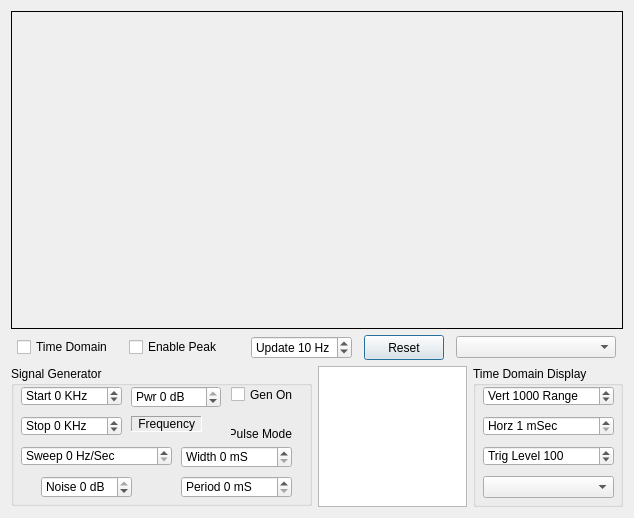
<?xml version="1.0" encoding="UTF-8"?>
<ui version="4.0">
 <class>CTestBench</class>
 <widget class="QDialog" name="CTestBench">
  <property name="geometry">
   <rect>
    <x>0</x>
    <y>0</y>
    <width>634</width>
    <height>518</height>
   </rect>
  </property>
  <property name="windowTitle">
   <string>Test Bench</string>
  </property>
  <layout class="QGridLayout" name="gridLayout">
   <item row="0" column="0">
    <widget class="QFrame" name="frameGraph">
     <property name="sizePolicy">
      <sizepolicy hsizetype="Expanding" vsizetype="Expanding">
       <horstretch>0</horstretch>
       <verstretch>0</verstretch>
      </sizepolicy>
     </property>
     <property name="frameShape">
      <enum>QFrame::Box</enum>
     </property>
     <property name="frameShadow">
      <enum>QFrame::Plain</enum>
     </property>
     <property name="lineWidth">
      <number>1</number>
     </property>
     <property name="midLineWidth">
      <number>0</number>
     </property>
    </widget>
   </item>
   <item row="1" column="0">
    <layout class="QHBoxLayout" name="horizontalLayout_2">
     <item>
      <widget class="QCheckBox" name="checkBoxTime">
       <property name="sizePolicy">
        <sizepolicy hsizetype="Fixed" vsizetype="Fixed">
         <horstretch>0</horstretch>
         <verstretch>0</verstretch>
        </sizepolicy>
       </property>
       <property name="minimumSize">
        <size>
         <width>100</width>
         <height>17</height>
        </size>
       </property>
       <property name="text">
        <string>Time Domain</string>
       </property>
      </widget>
     </item>
     <item>
      <widget class="QCheckBox" name="checkBoxPeak">
       <property name="sizePolicy">
        <sizepolicy hsizetype="Fixed" vsizetype="Fixed">
         <horstretch>0</horstretch>
         <verstretch>0</verstretch>
        </sizepolicy>
       </property>
       <property name="minimumSize">
        <size>
         <width>110</width>
         <height>0</height>
        </size>
       </property>
       <property name="text">
        <string>Enable Peak</string>
       </property>
      </widget>
     </item>
     <item>
      <widget class="QSpinBox" name="spinBoxRate">
       <property name="sizePolicy">
        <sizepolicy hsizetype="Fixed" vsizetype="Fixed">
         <horstretch>0</horstretch>
         <verstretch>0</verstretch>
        </sizepolicy>
       </property>
       <property name="minimumSize">
        <size>
         <width>100</width>
         <height>20</height>
        </size>
       </property>
       <property name="suffix">
        <string> Hz</string>
       </property>
       <property name="prefix">
        <string>Update </string>
       </property>
       <property name="minimum">
        <number>1</number>
       </property>
       <property name="maximum">
        <number>15</number>
       </property>
       <property name="singleStep">
        <number>1</number>
       </property>
       <property name="value">
        <number>10</number>
       </property>
      </widget>
     </item>
     <item>
      <widget class="QPushButton" name="pushButtonReset">
       <property name="sizePolicy">
        <sizepolicy hsizetype="Fixed" vsizetype="Fixed">
         <horstretch>0</horstretch>
         <verstretch>0</verstretch>
        </sizepolicy>
       </property>
       <property name="minimumSize">
        <size>
         <width>75</width>
         <height>25</height>
        </size>
       </property>
       <property name="text">
        <string>Reset</string>
       </property>
      </widget>
     </item>
     <item>
      <widget class="QComboBox" name="comboBoxProfile">
       <property name="sizePolicy">
        <sizepolicy hsizetype="Fixed" vsizetype="Fixed">
         <horstretch>0</horstretch>
         <verstretch>0</verstretch>
        </sizepolicy>
       </property>
       <property name="minimumSize">
        <size>
         <width>160</width>
         <height>22</height>
        </size>
       </property>
      </widget>
     </item>
    </layout>
   </item>
   <item row="2" column="0">
    <layout class="QHBoxLayout" name="horizontalLayout">
     <item>
      <widget class="QGroupBox" name="groupBox">
       <property name="sizePolicy">
        <sizepolicy hsizetype="Fixed" vsizetype="Fixed">
         <horstretch>0</horstretch>
         <verstretch>0</verstretch>
        </sizepolicy>
       </property>
       <property name="minimumSize">
        <size>
         <width>301</width>
         <height>140</height>
        </size>
       </property>
       <property name="title">
        <string>Signal Generator</string>
       </property>
       <widget class="QLabel" name="labelFreq">
        <property name="geometry">
         <rect>
          <x>120</x>
          <y>50</y>
          <width>71</width>
          <height>16</height>
         </rect>
        </property>
        <property name="minimumSize">
         <size>
          <width>70</width>
          <height>0</height>
         </size>
        </property>
        <property name="focusPolicy">
         <enum>Qt::NoFocus</enum>
        </property>
        <property name="frameShape">
         <enum>QFrame::Panel</enum>
        </property>
        <property name="frameShadow">
         <enum>QFrame::Sunken</enum>
        </property>
        <property name="text">
         <string> Frequency</string>
        </property>
       </widget>
       <widget class="QSpinBox" name="spinBoxSweep">
        <property name="geometry">
         <rect>
          <x>10</x>
          <y>80</y>
          <width>151</width>
          <height>20</height>
         </rect>
        </property>
        <property name="suffix">
         <string> Hz/Sec</string>
        </property>
        <property name="prefix">
         <string>Sweep </string>
        </property>
        <property name="minimum">
         <number>0</number>
        </property>
        <property name="maximum">
         <number>1000</number>
        </property>
        <property name="singleStep">
         <number>10</number>
        </property>
       </widget>
       <widget class="QSpinBox" name="spinBoxStop">
        <property name="geometry">
         <rect>
          <x>10</x>
          <y>50</y>
          <width>101</width>
          <height>20</height>
         </rect>
        </property>
        <property name="suffix">
         <string> KHz</string>
        </property>
        <property name="prefix">
         <string>Stop </string>
        </property>
        <property name="minimum">
         <number>-1000</number>
        </property>
        <property name="maximum">
         <number>1000</number>
        </property>
        <property name="singleStep">
         <number>1</number>
        </property>
       </widget>
       <widget class="QSpinBox" name="spinBoxStart">
        <property name="geometry">
         <rect>
          <x>10</x>
          <y>20</y>
          <width>101</width>
          <height>20</height>
         </rect>
        </property>
        <property name="suffix">
         <string> KHz</string>
        </property>
        <property name="prefix">
         <string>Start </string>
        </property>
        <property name="minimum">
         <number>-1000</number>
        </property>
        <property name="maximum">
         <number>1000</number>
        </property>
        <property name="singleStep">
         <number>1</number>
        </property>
       </widget>
       <widget class="QSpinBox" name="spinBoxNoise">
        <property name="geometry">
         <rect>
          <x>30</x>
          <y>110</y>
          <width>91</width>
          <height>22</height>
         </rect>
        </property>
        <property name="suffix">
         <string> dB</string>
        </property>
        <property name="prefix">
         <string>Noise </string>
        </property>
        <property name="minimum">
         <number>-160</number>
        </property>
        <property name="maximum">
         <number>0</number>
        </property>
       </widget>
       <widget class="QSpinBox" name="spinBoxAmp">
        <property name="geometry">
         <rect>
          <x>120</x>
          <y>20</y>
          <width>90</width>
          <height>22</height>
         </rect>
        </property>
        <property name="minimumSize">
         <size>
          <width>90</width>
          <height>0</height>
         </size>
        </property>
        <property name="suffix">
         <string> dB</string>
        </property>
        <property name="prefix">
         <string>Pwr </string>
        </property>
        <property name="minimum">
         <number>-160</number>
        </property>
        <property name="maximum">
         <number>0</number>
        </property>
       </widget>
       <widget class="QCheckBox" name="checkBoxGen">
        <property name="geometry">
         <rect>
          <x>220</x>
          <y>20</y>
          <width>70</width>
          <height>17</height>
         </rect>
        </property>
        <property name="minimumSize">
         <size>
          <width>70</width>
          <height>0</height>
         </size>
        </property>
        <property name="text">
         <string>Gen On</string>
        </property>
       </widget>
       <widget class="QSpinBox" name="spinBoxPulseWidth">
        <property name="geometry">
         <rect>
          <x>170</x>
          <y>80</y>
          <width>111</width>
          <height>22</height>
         </rect>
        </property>
        <property name="minimumSize">
         <size>
          <width>110</width>
          <height>0</height>
         </size>
        </property>
        <property name="suffix">
         <string> mS</string>
        </property>
        <property name="prefix">
         <string>Width </string>
        </property>
        <property name="maximum">
         <number>500</number>
        </property>
        <property name="singleStep">
         <number>1</number>
        </property>
       </widget>
       <widget class="QSpinBox" name="spinBoxPulsePeriod">
        <property name="geometry">
         <rect>
          <x>170</x>
          <y>110</y>
          <width>111</width>
          <height>22</height>
         </rect>
        </property>
        <property name="minimumSize">
         <size>
          <width>100</width>
          <height>0</height>
         </size>
        </property>
        <property name="suffix">
         <string> mS</string>
        </property>
        <property name="prefix">
         <string>Period </string>
        </property>
        <property name="maximum">
         <number>1000</number>
        </property>
        <property name="singleStep">
         <number>100</number>
        </property>
       </widget>
       <widget class="QLabel" name="label">
        <property name="geometry">
         <rect>
          <x>220</x>
          <y>60</y>
          <width>61</width>
          <height>16</height>
         </rect>
        </property>
        <property name="text">
         <string>Pulse Mode</string>
        </property>
        <property name="alignment">
         <set>Qt::AlignRight|Qt::AlignTrailing|Qt::AlignVCenter</set>
        </property>
       </widget>
      </widget>
     </item>
     <item>
      <widget class="QTextEdit" name="textEdit">
       <property name="sizePolicy">
        <sizepolicy hsizetype="Fixed" vsizetype="Fixed">
         <horstretch>0</horstretch>
         <verstretch>0</verstretch>
        </sizepolicy>
       </property>
       <property name="minimumSize">
        <size>
         <width>100</width>
         <height>140</height>
        </size>
       </property>
       <property name="maximumSize">
        <size>
         <width>150</width>
         <height>16777215</height>
        </size>
       </property>
       <property name="readOnly">
        <bool>true</bool>
       </property>
       <property name="acceptRichText">
        <bool>false</bool>
       </property>
       <property name="textInteractionFlags">
        <set>Qt::NoTextInteraction</set>
       </property>
      </widget>
     </item>
     <item>
      <widget class="QGroupBox" name="groupBox_2">
       <property name="sizePolicy">
        <sizepolicy hsizetype="Fixed" vsizetype="Fixed">
         <horstretch>0</horstretch>
         <verstretch>0</verstretch>
        </sizepolicy>
       </property>
       <property name="minimumSize">
        <size>
         <width>150</width>
         <height>141</height>
        </size>
       </property>
       <property name="title">
        <string>Time Domain Display</string>
       </property>
       <widget class="QSpinBox" name="spinBoxVertRange">
        <property name="geometry">
         <rect>
          <x>10</x>
          <y>20</y>
          <width>131</width>
          <height>20</height>
         </rect>
        </property>
        <property name="sizePolicy">
         <sizepolicy hsizetype="Expanding" vsizetype="Fixed">
          <horstretch>0</horstretch>
          <verstretch>0</verstretch>
         </sizepolicy>
        </property>
        <property name="suffix">
         <string> Range</string>
        </property>
        <property name="prefix">
         <string>Vert </string>
        </property>
        <property name="minimum">
         <number>10</number>
        </property>
        <property name="maximum">
         <number>66000</number>
        </property>
        <property name="singleStep">
         <number>100</number>
        </property>
        <property name="value">
         <number>1000</number>
        </property>
       </widget>
       <widget class="QSpinBox" name="spinBoxHorzSpan">
        <property name="geometry">
         <rect>
          <x>10</x>
          <y>50</y>
          <width>131</width>
          <height>20</height>
         </rect>
        </property>
        <property name="suffix">
         <string> mSec</string>
        </property>
        <property name="prefix">
         <string>Horz </string>
        </property>
        <property name="minimum">
         <number>1</number>
        </property>
        <property name="maximum">
         <number>1000</number>
        </property>
        <property name="singleStep">
         <number>1</number>
        </property>
       </widget>
       <widget class="QSpinBox" name="spinBoxThresh">
        <property name="geometry">
         <rect>
          <x>10</x>
          <y>80</y>
          <width>131</width>
          <height>20</height>
         </rect>
        </property>
        <property name="suffix">
         <string/>
        </property>
        <property name="prefix">
         <string>Trig Level </string>
        </property>
        <property name="minimum">
         <number>-30000</number>
        </property>
        <property name="maximum">
         <number>30000</number>
        </property>
        <property name="singleStep">
         <number>10</number>
        </property>
        <property name="value">
         <number>100</number>
        </property>
       </widget>
       <widget class="QComboBox" name="comboBoxTrig">
        <property name="geometry">
         <rect>
          <x>10</x>
          <y>110</y>
          <width>131</width>
          <height>22</height>
         </rect>
        </property>
       </widget>
      </widget>
     </item>
    </layout>
   </item>
  </layout>
 </widget>
 <resources/>
 <connections>
  <connection>
   <sender>checkBoxTime</sender>
   <signal>toggled(bool)</signal>
   <receiver>CTestBench</receiver>
   <slot>OnTimeDisplay(bool)</slot>
   <hints>
    <hint type="sourcelabel">
     <x>116</x>
     <y>354</y>
    </hint>
    <hint type="destinationlabel">
     <x>40</x>
     <y>327</y>
    </hint>
   </hints>
  </connection>
  <connection>
   <sender>spinBoxRate</sender>
   <signal>valueChanged(int)</signal>
   <receiver>CTestBench</receiver>
   <slot>OnDisplayRate(int)</slot>
   <hints>
    <hint type="sourcelabel">
     <x>279</x>
     <y>355</y>
    </hint>
    <hint type="destinationlabel">
     <x>234</x>
     <y>324</y>
    </hint>
   </hints>
  </connection>
  <connection>
   <sender>spinBoxVertRange</sender>
   <signal>valueChanged(int)</signal>
   <receiver>CTestBench</receiver>
   <slot>OnVertRange(int)</slot>
   <hints>
    <hint type="sourcelabel">
     <x>613</x>
     <y>406</y>
    </hint>
    <hint type="destinationlabel">
     <x>539</x>
     <y>345</y>
    </hint>
   </hints>
  </connection>
  <connection>
   <sender>spinBoxHorzSpan</sender>
   <signal>valueChanged(int)</signal>
   <receiver>CTestBench</receiver>
   <slot>OnHorzSpan(int)</slot>
   <hints>
    <hint type="sourcelabel">
     <x>613</x>
     <y>436</y>
    </hint>
    <hint type="destinationlabel">
     <x>541</x>
     <y>374</y>
    </hint>
   </hints>
  </connection>
  <connection>
   <sender>comboBoxTrig</sender>
   <signal>currentIndexChanged(int)</signal>
   <receiver>CTestBench</receiver>
   <slot>OnTriggerMode(int)</slot>
   <hints>
    <hint type="sourcelabel">
     <x>613</x>
     <y>498</y>
    </hint>
    <hint type="destinationlabel">
     <x>530</x>
     <y>404</y>
    </hint>
   </hints>
  </connection>
  <connection>
   <sender>pushButtonReset</sender>
   <signal>clicked()</signal>
   <receiver>CTestBench</receiver>
   <slot>Reset()</slot>
   <hints>
    <hint type="sourcelabel">
     <x>392</x>
     <y>358</y>
    </hint>
    <hint type="destinationlabel">
     <x>231</x>
     <y>309</y>
    </hint>
   </hints>
  </connection>
  <connection>
   <sender>spinBoxStart</sender>
   <signal>valueChanged(int)</signal>
   <receiver>CTestBench</receiver>
   <slot>OnSweepStart(int)</slot>
   <hints>
    <hint type="sourcelabel">
     <x>115</x>
     <y>406</y>
    </hint>
    <hint type="destinationlabel">
     <x>75</x>
     <y>315</y>
    </hint>
   </hints>
  </connection>
  <connection>
   <sender>spinBoxStop</sender>
   <signal>valueChanged(int)</signal>
   <receiver>CTestBench</receiver>
   <slot>OnSweepStop(int)</slot>
   <hints>
    <hint type="sourcelabel">
     <x>79</x>
     <y>436</y>
    </hint>
    <hint type="destinationlabel">
     <x>7</x>
     <y>370</y>
    </hint>
   </hints>
  </connection>
  <connection>
   <sender>spinBoxSweep</sender>
   <signal>valueChanged(int)</signal>
   <receiver>CTestBench</receiver>
   <slot>OnSweepRate(int)</slot>
   <hints>
    <hint type="sourcelabel">
     <x>52</x>
     <y>466</y>
    </hint>
    <hint type="destinationlabel">
     <x>5</x>
     <y>442</y>
    </hint>
   </hints>
  </connection>
  <connection>
   <sender>spinBoxThresh</sender>
   <signal>valueChanged(int)</signal>
   <receiver>CTestBench</receiver>
   <slot>OnTrigLevel(int)</slot>
   <hints>
    <hint type="sourcelabel">
     <x>613</x>
     <y>466</y>
    </hint>
    <hint type="destinationlabel">
     <x>470</x>
     <y>469</y>
    </hint>
   </hints>
  </connection>
  <connection>
   <sender>comboBoxProfile</sender>
   <signal>currentIndexChanged(int)</signal>
   <receiver>CTestBench</receiver>
   <slot>OnProfile(int)</slot>
   <hints>
    <hint type="sourcelabel">
     <x>590</x>
     <y>356</y>
    </hint>
    <hint type="destinationlabel">
     <x>608</x>
     <y>390</y>
    </hint>
   </hints>
  </connection>
  <connection>
   <sender>spinBoxAmp</sender>
   <signal>valueChanged(int)</signal>
   <receiver>CTestBench</receiver>
   <slot>OnSignalPwr(int)</slot>
   <hints>
    <hint type="sourcelabel">
     <x>179</x>
     <y>399</y>
    </hint>
    <hint type="destinationlabel">
     <x>163</x>
     <y>353</y>
    </hint>
   </hints>
  </connection>
  <connection>
   <sender>checkBoxGen</sender>
   <signal>toggled(bool)</signal>
   <receiver>CTestBench</receiver>
   <slot>OnGenOn(bool)</slot>
   <hints>
    <hint type="sourcelabel">
     <x>236</x>
     <y>392</y>
    </hint>
    <hint type="destinationlabel">
     <x>238</x>
     <y>361</y>
    </hint>
   </hints>
  </connection>
  <connection>
   <sender>spinBoxNoise</sender>
   <signal>valueChanged(int)</signal>
   <receiver>CTestBench</receiver>
   <slot>OnNoisePwr(int)</slot>
   <hints>
    <hint type="sourcelabel">
     <x>102</x>
     <y>493</y>
    </hint>
    <hint type="destinationlabel">
     <x>20</x>
     <y>511</y>
    </hint>
   </hints>
  </connection>
  <connection>
   <sender>spinBoxPulseWidth</sender>
   <signal>valueChanged(int)</signal>
   <receiver>CTestBench</receiver>
   <slot>OnPulseWidth(int)</slot>
   <hints>
    <hint type="sourcelabel">
     <x>271</x>
     <y>458</y>
    </hint>
    <hint type="destinationlabel">
     <x>306</x>
     <y>344</y>
    </hint>
   </hints>
  </connection>
  <connection>
   <sender>spinBoxPulsePeriod</sender>
   <signal>valueChanged(int)</signal>
   <receiver>CTestBench</receiver>
   <slot>OnPulsePeriod(int)</slot>
   <hints>
    <hint type="sourcelabel">
     <x>226</x>
     <y>489</y>
    </hint>
    <hint type="destinationlabel">
     <x>296</x>
     <y>512</y>
    </hint>
   </hints>
  </connection>
  <connection>
   <sender>checkBoxPeak</sender>
   <signal>toggled(bool)</signal>
   <receiver>CTestBench</receiver>
   <slot>OnEnablePeak(bool)</slot>
   <hints>
    <hint type="sourcelabel">
     <x>184</x>
     <y>343</y>
    </hint>
    <hint type="destinationlabel">
     <x>194</x>
     <y>360</y>
    </hint>
   </hints>
  </connection>
 </connections>
 <slots>
  <slot>ResetGenerator(int)</slot>
  <slot>Reset()</slot>
  <slot>OnTimeDisplay(bool)</slot>
  <slot>OnDisplayRate(int)</slot>
  <slot>OnVertRange(int)</slot>
  <slot>OnHorzSpan(int)</slot>
  <slot>OnTriggerMode(int)</slot>
  <slot>OnSweepStart(int)</slot>
  <slot>OnSweepStop(int)</slot>
  <slot>OnSweepRate(int)</slot>
  <slot>OnTrigLevel(int)</slot>
  <slot>OnProfile(int)</slot>
  <slot>OnGenSelect(int)</slot>
  <slot>OnSignalPwr(int)</slot>
  <slot>OnGenOn(bool)</slot>
  <slot>OnNoisePwr(int)</slot>
  <slot>OnPulseWidth(int)</slot>
  <slot>OnPulsePeriod(int)</slot>
  <slot>OnEnablePeak(bool)</slot>
 </slots>
</ui>
